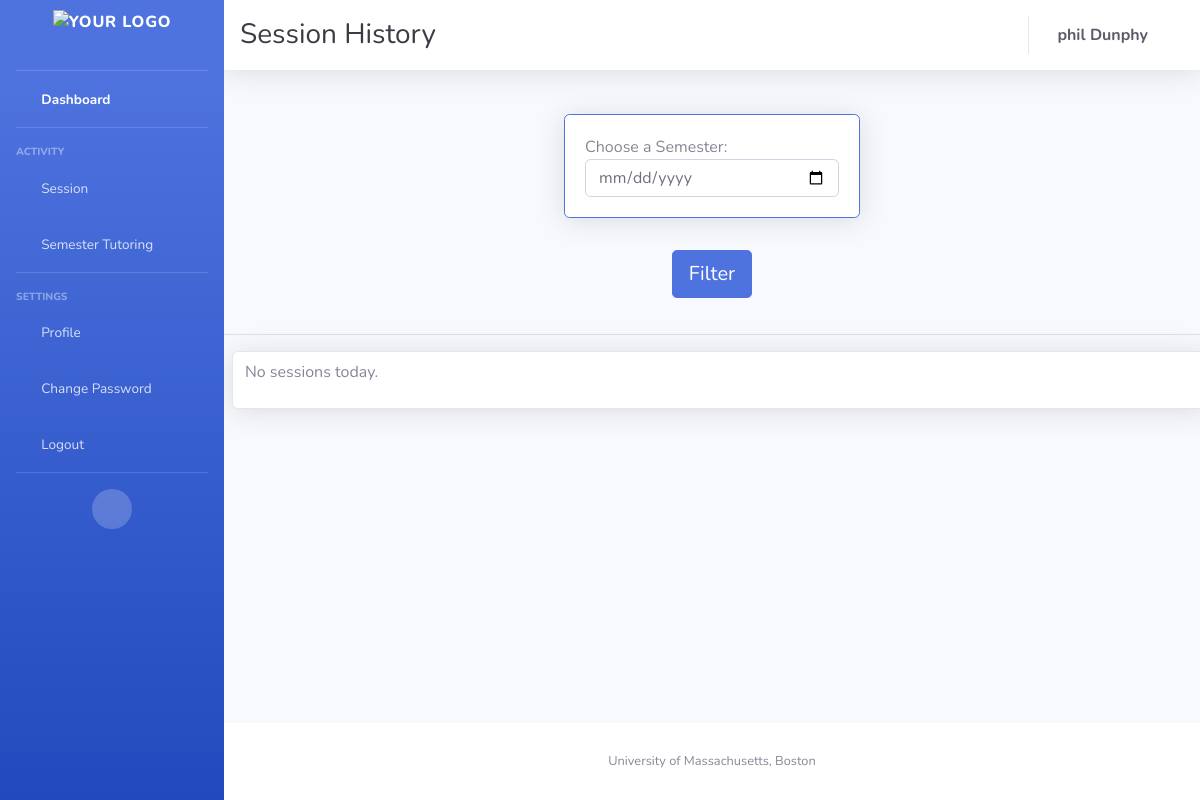
The page /session-hsitory/ (signed in) on the database as committed earlier.
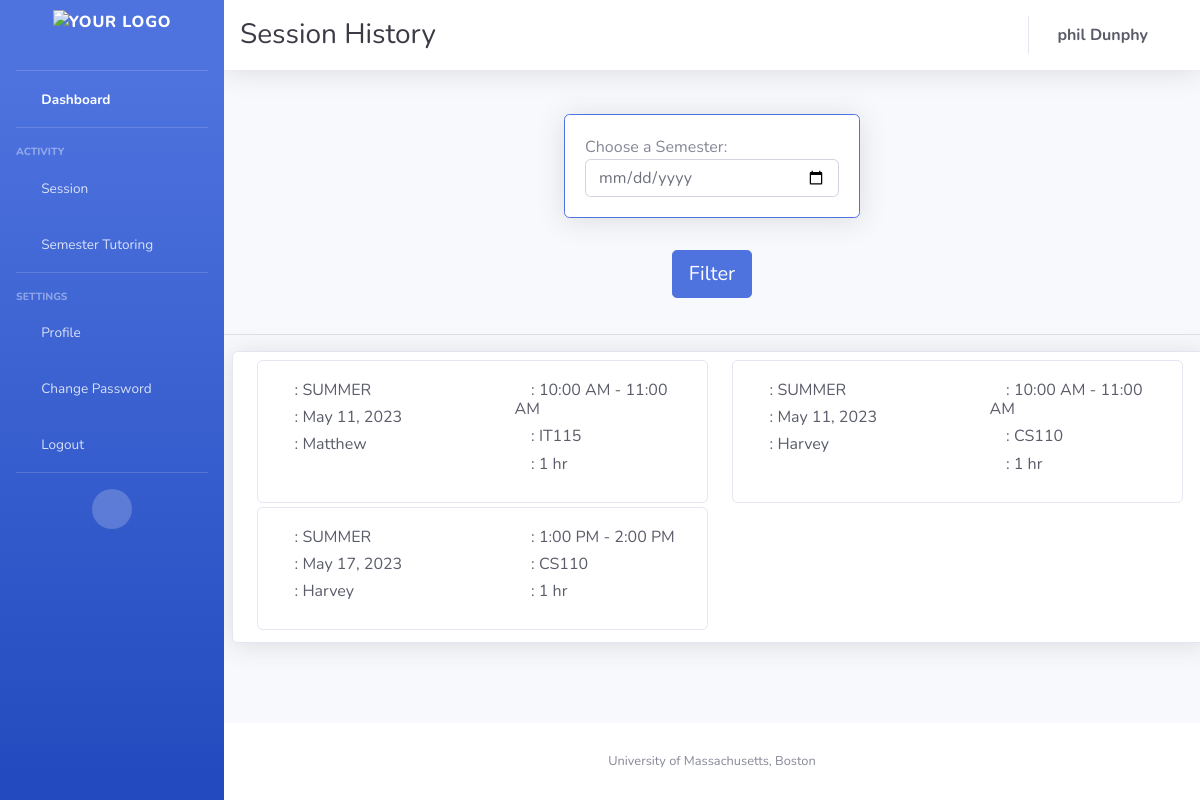
The same page on the database as committed later.
### appusers/models.py (models this page shows, shortened)
class Availability(models.Model):
    tutor = models.ForeignKey(Tutor, on_delete=models.CASCADE, null=True, blank=True, related_name='availabilities')
    date = models.DateField()
    timeblock = models.CharField(max_length=1, choices=TIMEBLOCK_CHOICES)
    booked_by = models.ForeignKey(Student, on_delete=models.SET_NULL, null=True, blank=True,
                                  related_name='booked_slots')
    course = models.ForeignKey(Course, on_delete=models.CASCADE)
    status = models.CharField(max_length=1, choices=STATUS_CHOICES)
    semester = models.CharField(max_length=25, null=True)

class Tutor(models.Model):
    user = models.OneToOneField(User, on_delete=models.CASCADE)
    courses = models.ManyToManyField(Course, related_name='tutors')
    profile_picture = models.URLField(default='static/images/favicons/Blue_logo.png', null=True, blank=True)
    def __str__(self):
        return self.user.username

class Course(models.Model):
    c_name = models.CharField(max_length=100)
    c_code = models.CharField(max_length=50, unique=True, null=False)
    def __str__(self):
        return self.c_name

### appusers/views.py (the view)
# urls.py: path('session-hsitory/', session_history, name='session_history'),
@login_required
def session_history(request):
    current_user = request.user
    today = date.today()
    slots = Availability.objects.all().order_by('date')
    try:
        student = current_user.student
        student_session_history = Availability.objects.filter(booked_by=student, date__lt=today).order_by('date')
    except Student.DoesNotExist:
        student_session_history = []
    try:
        tutor = current_user.tutor
        tutor_session_history = Availability.objects.filter(tutor=tutor, date__lt=today).order_by('date')
    except Tutor.DoesNotExist:
        tutor_session_history = []
    return render(request, 'session_history.html',
                  {'slots': slots, 'today': today,
                   'student_session_history': student_session_history,
                   'tutor_session_history': tutor_session_history,
                  })

### templates/session_history.html (shortened to what this page needs)
{% extends "base.html" %}
{% block top_heading %}
    <h1 class="h3 mb-0 text-gray-900">Session History</h1>
{% endblock %}
{% block content %}
    <div class="card-body">
        <form method="GET" id="filter-form">
            <div class="row justify-content-center">
                <div class="col-md-4 mb-3">
                    <div class="card border-primary shadow">
                        <div class="card-body">
                            <div class="d-flex align-items-center">
                                <label for="date-select" class="mr-3 mb-0">Choose a Semester:</label>
                                <i class="fas fa-calendar"></i>
                            </div>
                            <input type="date" name="date" id="date-select" class="form-control">
                        </div>
                    </div>
                </div>
                <div class="col-md-12 text-center">
                    <button type="submit" class="btn btn-toggle btn-primary btn-lg mt-3">Filter</button>
                </div>
            </div>
        </form>
    </div>
    <hr>
    {% if user.is_authenticated %}
        {% if request.user.student %}
            <div class="container-fluid card  shadow py-2 mr-5 ml-2 mt-3">
            <div id="card-container" class="row row-cols-1 row-cols-md-2 overflow-auto" style="max-height: 300px;">
                {% for session in student_session_history %}
                    <div class="col mb-1">
                        <div class="card">
                            <div class="row g-0">
                                <div class="col-md-6">
                                    <div class="card-body text-gray-800">
                                        <div class="h6">
                                            <i class="fas fa-archive"></i>
                                            : {{ session.semester }}
                                        </div>
                                        <div class="h6">
                                            <i class="fas fa-calendar"></i>
                                            : {{ session.date }}
                                        </div>
                                        <div class="h6">
                                            <i class="fas fa-user-alt"></i>
                                            : {{ session.tutor }}
                                        </div>
                                    </div>
                                </div>
                                <div class="col-md-6">
                                    <div class="card-body text-gray-800">
                                        <div class="h6">
                                            <i class="fas fa-clock"></i>
                                            : {{ session.get_timeblock_display }}
                                        </div>
                                        <div class="h6">
                                            <i class="fas fa-book"></i>
                                            : {{ session.course }}
                                        </div>
                                        <div class="h6">
                                            <i class="fas fa-user-clock"></i>
                                            : 1 hr
                                        </div>
                                    </div>
                                </div>
                            </div>
                        </div>
                    </div>
                    {% empty %}
                    <p>No sessions today.</p>
                {% endfor %}
            </div>
        </div>
        {% endif %}
    {% endif %}
{% endblock %}

Rows that differ between the two databases and show on the page:
now on this page (row edited): Availability: semester "SUMMER", date "May 11, 2023", tutor "Matthew", timeblock "10:00 AM - 11:00 AM", course "IT115"
now on this page (row edited): Availability: semester "SUMMER", date "May 11, 2023", tutor "Harvey", timeblock "10:00 AM - 11:00 AM", course "CS110"
now on this page (row edited): Availability: semester "SUMMER", date "May 17, 2023", tutor "Harvey", timeblock "1:00 PM - 2:00 PM", course "CS110"
Other text that changed with them:
text no longer shown: "No sessions today."
